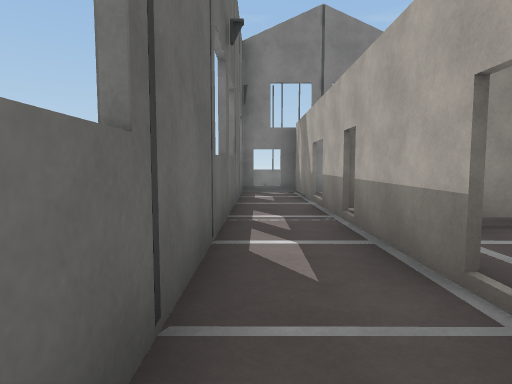
View 1 (above)

16 first-person views from a walk through a Unity game level. The camera is 1.3 m above the floor, tilts 4° down and sees 75° across. The floor is counted in squares, 2 m on a side. Each view is taken from the middle of a square. On the plan, view 1 faces up. The plan holds only what a view shows up to about 10 squares ahead; the rest is blank. The place goes on beyond the plan. Surface patterns are stand-ins for the level's own textures.

View 2
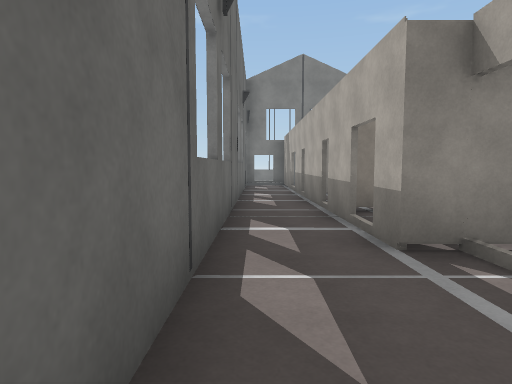

View 3
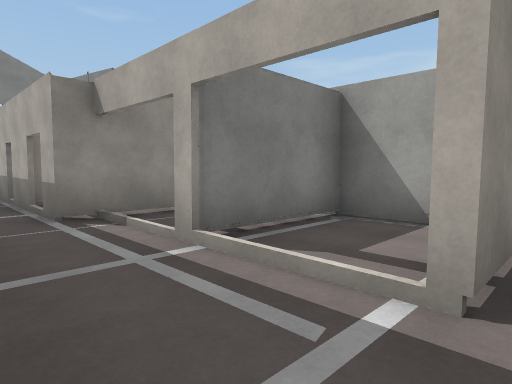

View 4
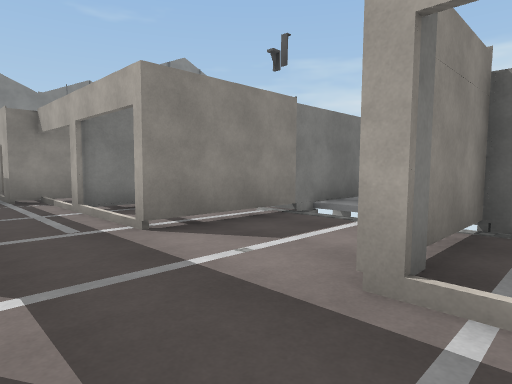

View 5
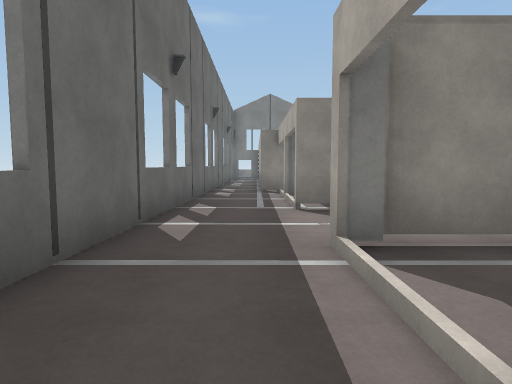

View 6
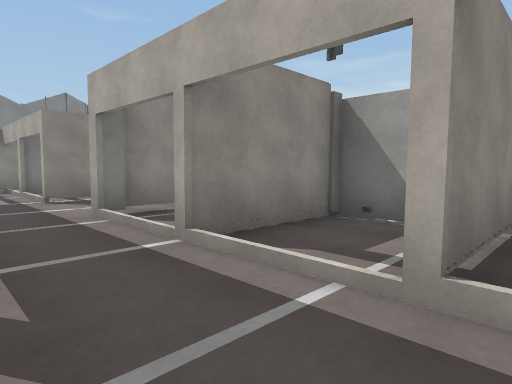

View 7
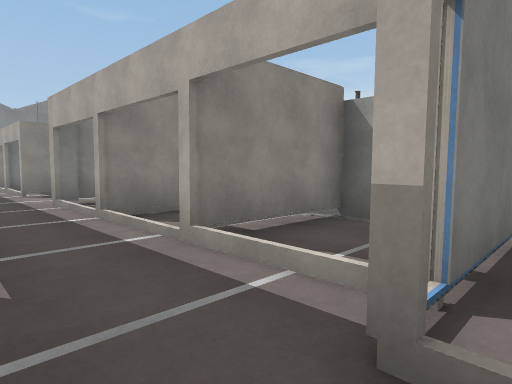

View 8
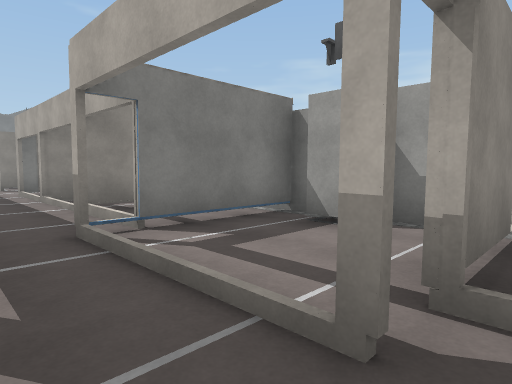

View 9
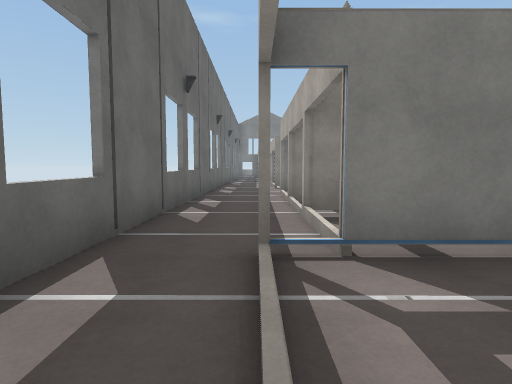

View 10
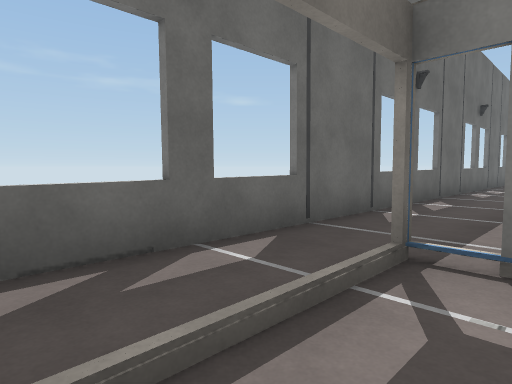

View 11
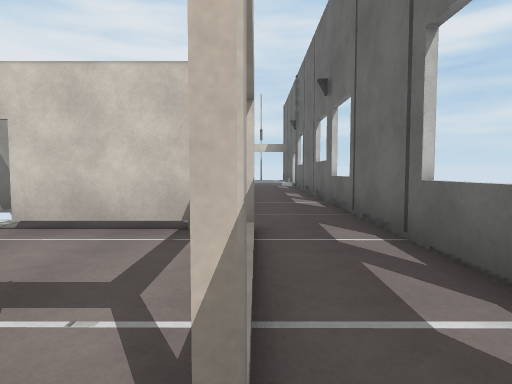

View 12
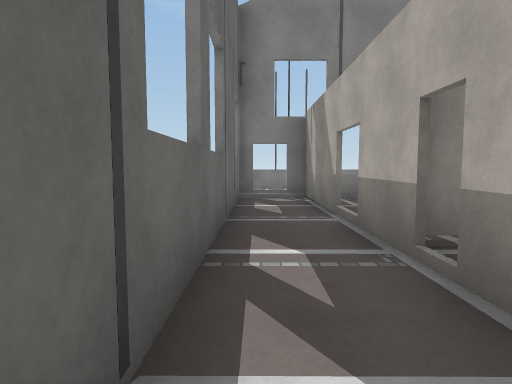

View 13
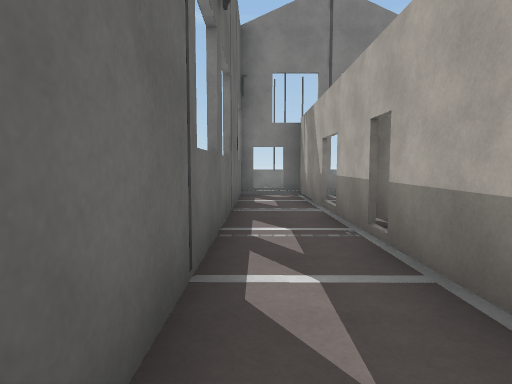

View 14
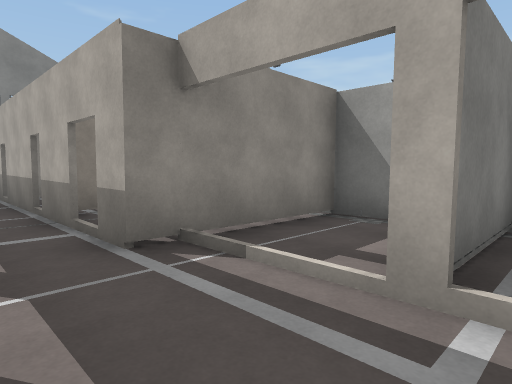

View 15
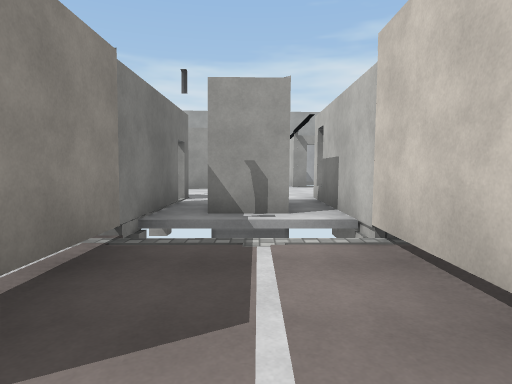

View 16
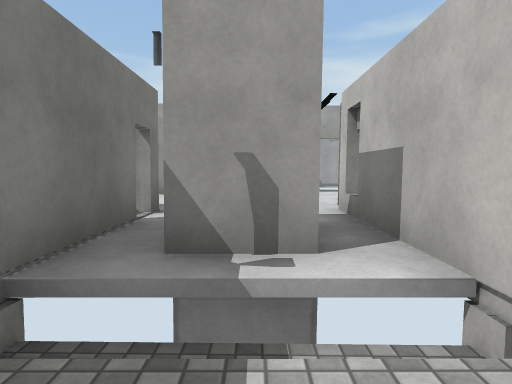

### Floor plan
Points are (right, up) in squares from view 1. A wall is a line through its corners. A room is listed if a view was taken in it or the views show most of it. See-through windows are left out.
Room 1 (views 1, 12, 13)
walls: (1.1, 1.6) (1.1, 3.9); (1.1, -0.1) (1.1, 1.4); (1.1, 4.3) (1.1, 5.8); (1.1, 6.6) (1.1, 9.6); (4.2, -3.1) (4.2, -1.4) (1.1, -1.4) (1.1, -0.7); (0, 9.6) (-0.4, 9.6) (-0.4, -2.6)
ways out: opening at (0.5, -3) to room 2; opening at (1, 6)
Room 2 (views 2, 14)
walls: (4.3, -3.5) (1.6, -3.5); (-0.4, -2.6) (-0.4, -5.6); (4.2, -5.8) (4.2, -3.1)
ways out: opening at (0.5, -3) to room 1; opening at (0.5, -6) to room 3
Room 3 (views 3, 15, 16)
walls: (2.4, -8.1) (4.6, -8.1); (-0.4, -5.6) (-0.4, -7.6); (4.5, -5.7) (1.6, -5.7)
ways out: opening at (0.5, -6) to room 2; opening at (0.5, -8) to room 4; opening at (5, -7) to room 8
Room 4 (view 4)
walls: (-0.4, -7.6) (-0.4, -9.5); (4.2, -8.2) (1.6, -8.2)
ways out: opening at (0.5, -8) to room 3; opening at (0.5, -10) to room 5
Room 5 (view 5)
walls: (4.2, -11.5) (4.2, -10.4) (1.6, -10.4); (-0.4, -9.5) (-0.4, -12.5)
ways out: opening at (0.5, -10) to room 4; opening at (0.5, -13) to room 6
Room 6 (views 6, 11)
walls: (-0.4, -12.5) (-0.4, -14.5); (4.2, -12.5) (1.6, -12.5)
ways out: opening at (0.5, -13) to room 5; opening at (0.5, -15) to room 7
Room 7 (views 7, 8, 9, 10)
walls: (1.6, -17.5) (3.6, -17.5); (-0.4, -14.5) (-0.4, -18.5); (3.4, -16) (3.4, -15.4); (4.2, -14.6) (1.5, -14.6); (4.2, -17.5) (4.2, -16.3)
ways out: opening at (0.5, -15) to room 6
Room 8 (no view inside)
walls: (5.2, -7.5) (5.2, -6.4); (7.1, -8.1) (7.6, -8.1); (4.6, -8.1) (6.7, -8.1); (5.5, -5.7) (4.5, -5.7)
ways out: opening at (5, -7) to room 3

Where each view was taken, in squares from view 1:
view 1: 0 up, 0 right, facing up
view 2: 4 down, 0 right, facing up
view 3: 6 down, 0 right, facing up-right
view 4: 9 down, 0 right, facing up-right
view 5: 11 down, 1 right, facing up
view 6: 13 down, 0 right, facing up-right
view 7: 15 down, 0 right, facing up-right
view 8: 18 down, 0 right, facing up-right
view 9: 17 down, 1 right, facing up
view 10: 17 down, 2 right, facing up-left
view 11: 14 down, 1 right, facing down
view 12: 2 up, 0 right, facing up
view 13: 1 up, 0 right, facing up
view 14: 4 down, 0 right, facing up-right
view 15: 7 down, 1 right, facing right
view 16: 7 down, 3 right, facing right
